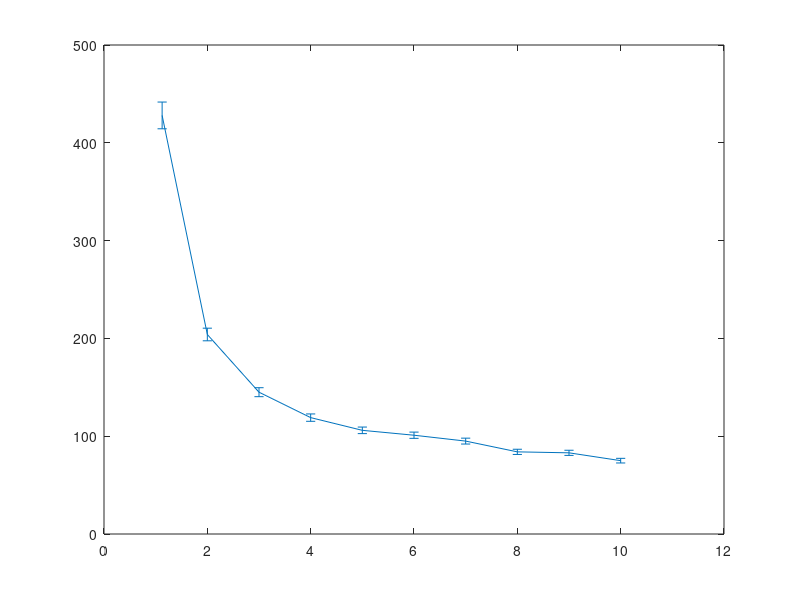

Reproduce this figure in MATLAB. (Note: this script raises an error after producing the figure.)
clear all;
close all;
clc;

vin=[1.125 2 3 4 5 6 7 8 9 10];
sigma=[428 204 145 119 106 101 95 84 83 75];
err=[1/sqrt(980)*sigma(1) 1/sqrt(1000)*sigma(2) 1/sqrt(1000)*sigma(3) ...
    1/sqrt(1000)*sigma(4) 1/sqrt(1000)*sigma(5) 1/sqrt(1000)*sigma(6) ...
    1/sqrt(1000)*sigma(7) 1/sqrt(999)*sigma(8) 1/sqrt(995)*sigma(9) 1/sqrt(1000)*sigma(10)];

fitfun=@(A,x)sqrt(A(1)*x.^(-2)+A(2));
xf0=[0.9,140];
A=lsqcurvefit(fitfun,xf0,vin(2:end),sigma(2:end));

%plot(vin,sigma,'r*');
E1=errorbar(vin,sigma,err);
set(E1,'LineStyle', 'none ','Color', 'r','LineWidth', 3, 'Marker', '*', 'MarkerSize', 8, ...
         'MarkerEdgeColor', [.2 .2 .2], 'MarkerFaceColor' , [0,1,1]);
xlabel('input(mV)');
ylabel('jitter rms(ps)');
grid on
hold on

times = linspace(vin(1),vin(end));
plot(times,fitfun(A,times),'b--','LineWidth', 2)
hold on

simin=[1.125 2 6 8];
simsig=[517 411 276 255];
simerr=[1/sqrt(40)*simsig(1) 1/sqrt(40)*simsig(2) 1/sqrt(40)*simsig(3) 1/sqrt(40)*simsig(4)];
E2=errorbar(simin,simsig,simerr);
set(E2,'LineStyle', 'none ','Color', 'g','LineWidth', 3, 'Marker', '.', 'MarkerSize', 8, ...
         'MarkerEdgeColor', [.2 .2 .2], 'MarkerFaceColor' , [0,1,1]);
legend('measurement data','measured data fitting','simualtion data');
title('Version 2 board 2 T1V timing performance');